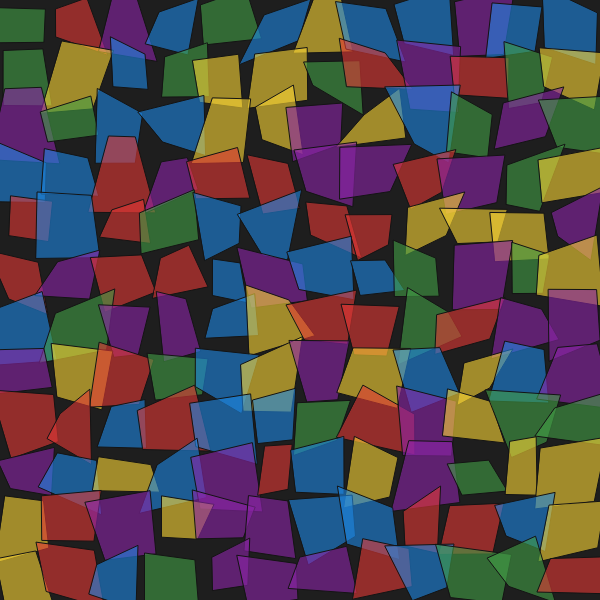
Frame 1 (no input)
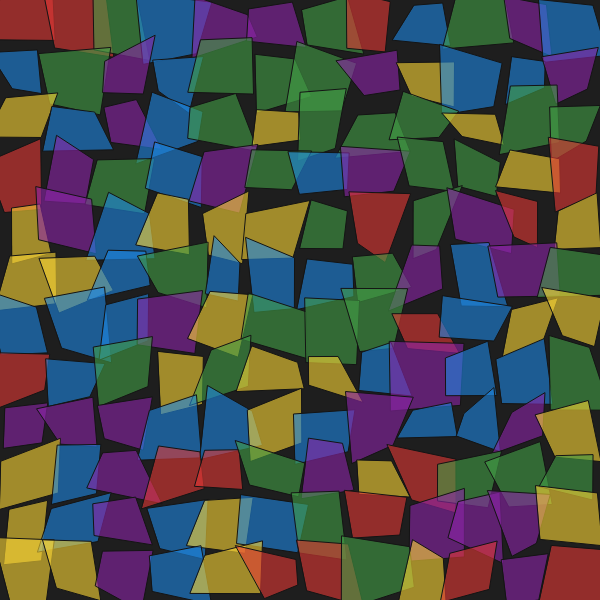
Frame 2 (the mouse pressed at the canvas centre, redrawn once)

The p5.js sketch that drew these frames (run headless with seeded random() and noise() and a simulated clock; the mouse was pressed at the canvas centre and the sketch redrawn once):

// p5.js sketch
// ── sketch.js
// ==========================================
// CONFIGURAÇÃO INICIAL
// ==========================================
function setup() {
  // Criamos uma tela maior: 600 de largura por 600 de altura.
  createCanvas(600, 600);
  
  // Como não queremos animação, o noLoop() faz o código rodar e desenhar só uma vez.
  noLoop(); 
}

// ==========================================
// ÁREA DE DESENHO
// ==========================================
function draw() {
  // Fundo cinza bem escuro para destacar as cores.
  background(30);

  // Aqui criamos uma "paleta de cores" (uma lista).
  // A função color(R, G, B, A) aceita um quarto número: o Alfa (transparência).
  // Usar transparência (150) faz com que as formas se misturem quando se sobrepõem.
  let paleta = [
    color(30, 136, 229, 150),  // Azul
    color(253, 216, 53, 150),  // Amarelo
    color(229, 57, 53, 150),   // Vermelho
    color(67, 160, 71, 150),   // Verde
    color(142, 36, 170, 150)   // Roxo
  ];

  // Vamos dividir a tela em uma grade de 12 colunas por 12 linhas.
  let totalColunas = 12;
  let totalLinhas = 12;
  
  // Calculamos a largura e altura de cada "célula" da nossa grade.
  // Se a tela tem 600 e dividimos por 12, cada célula terá 50 pixels.
  let larguraCelula = width / totalColunas;
  let alturaCelula = height / totalLinhas;

  // ----------------------------------------
  // O LOOP: Desenhando a grade de quadriláteros
  // ----------------------------------------
  
  // O primeiro loop (y) "anda" pelas linhas, de cima para baixo.
  for (let y = 0; y < totalLinhas; y++) {
    
    // O segundo loop (x) "anda" pelas colunas, da esquerda para a direita.
    for (let x = 0; x < totalColunas; x++) {
      
      // Calculamos a posição base X e Y no canto superior esquerdo da célula atual.
      let posicaoX = x * larguraCelula;
      let posicaoY = y * alturaCelula;
      
      // Sorteia uma cor aleatória da nossa paleta para esta forma específica.
      let corSorteada = random(paleta);
      fill(corSorteada);
      
      // Cor da linha da borda levemente escura e fina
      stroke(20);
      strokeWeight(1);
      
      // ----------------------------------------
      // DEFORMANDO OS QUADRILÁTEROS
      // ----------------------------------------
      // Para não ficar um monte de quadrados chatos, vamos usar o random().
      // random(-15, 15) sorteia um número entre -15 e 15.
      // Somamos isso a cada ponta da forma para "entortá-la" um pouco.

      // Ponto 1: Canto Superior Esquerdo
      let x1 = posicaoX + random(-15, 15);
      let y1 = posicaoY + random(-15, 15);
      
      // Ponto 2: Canto Superior Direito (Soma a largura da célula)
      let x2 = posicaoX + larguraCelula + random(-15, 15);
      let y2 = posicaoY + random(-15, 15);
      
      // Ponto 3: Canto Inferior Direito (Soma largura e altura)
      let x3 = posicaoX + larguraCelula + random(-15, 15);
      let y3 = posicaoY + alturaCelula + random(-15, 15);
      
      // Ponto 4: Canto Inferior Esquerdo (Soma apenas a altura)
      let x4 = posicaoX + random(-15, 15);
      let y4 = posicaoY + alturaCelula + random(-15, 15);
      
      // Finalmente, desenhamos o quadrilátero com esses pontos entortados!
      quad(x1, y1, x2, y2, x3, y3, x4, y4);
    }
  }
}
